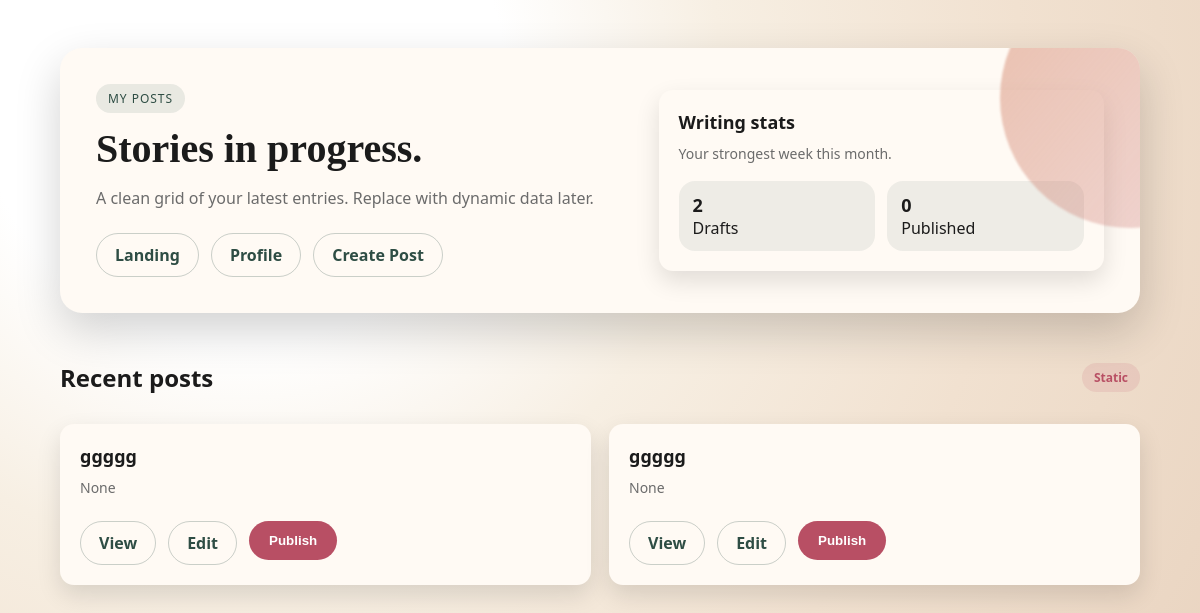
/api/posts/my-posts (signed in), run on an earlier commit of the app's database.
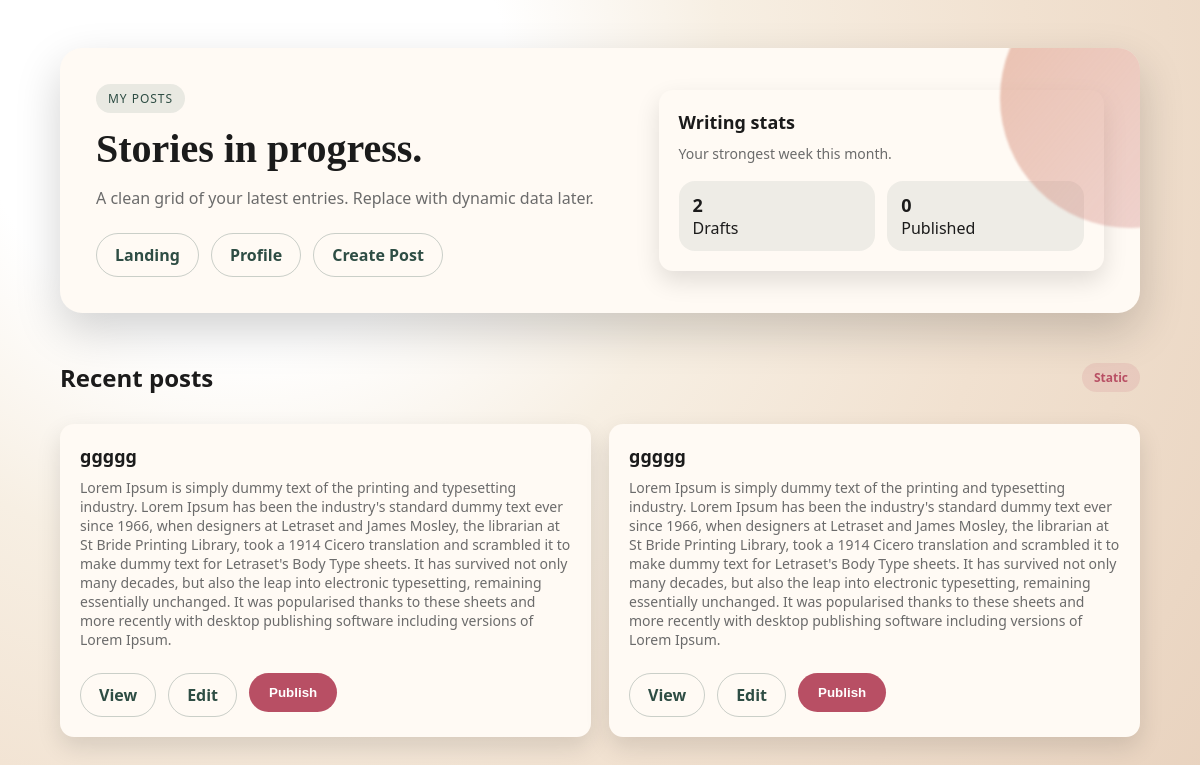
And on a later commit of the database.
### main/models/post.py (models this page shows, shortened)
class Posts(db.Model):
    id: Mapped[int] = mapped_column(primary_key=True)
    title: Mapped[str] = mapped_column(String(500))
    description: Mapped[str | None]
    user_id: Mapped[int] = mapped_column(
        ForeignKey("user.id", ondelete="CASCADE")
    )
    status: Mapped[str] = mapped_column(String(10), default="draft",
                                        server_default="draft")
    views_count: Mapped[int] = mapped_column(default=0, server_default='0')
    category: Mapped[str | None]
    published_at: Mapped[datetime | None]
    created_at: Mapped[datetime] = mapped_column(
        DateTime(timezone=True),
        server_default=func.now()
    )
    updated_at: Mapped[datetime] = mapped_column(
        DateTime(timezone=True),
        onupdate=func.now(),
        server_default=func.now()
    )
    user: Mapped["User"] = relationship(back_populates="posts")

### main/routes/posts/template_views.py (the view)
@posts_bp.route("/my-posts")
@login_required
def my_posts():
    user_id = session["user_id"]
    counts_data = db.session.execute(
        db.select(Posts.status, func.count(Posts.id))
        .where(Posts.user_id == user_id)
        .group_by(Posts.status)
    ).all()
    counts_data = {status: count for status, count in counts_data}
    print(counts_data)
    posts_list = db.session.scalars(
        db.select(Posts)
        .where(Posts.user_id == user_id)
    ).all()
    return render_template("/user/my_posts.html", my_posts=posts_list, status_counts=counts_data)

### templates/user/my_posts.html (shortened to what this page needs)
<!DOCTYPE html>
<html lang="en">
<head>
    <link rel="stylesheet" href="/static/style.css">
</head>
<body>
<main class="page">
    <div class="shell">
        <section class="hero">
            <div>
                <span class="pill">My posts</span>
                <h1>Stories in progress.</h1>
                <p>A clean grid of your latest entries. Replace with dynamic data later.</p>
                <div class="nav">
                    <a href="/">Landing</a>
                    <a href="/profile">Profile</a>
                    <a href="{{ url_for('posts.create_template_post') }}">Create Post</a>
                </div>
            </div>
            <div class="card">
                <h3>Writing stats</h3>
                <p>Your strongest week this month.</p>
                <div class="stats">
                    <div class="stat">
                        <span>{{ status_counts.get("draft") }}</span>
                        Drafts
                    </div>
                    <div class="stat">
                        <span>{{ status_counts.get("published") or 0 }}</span>
                        Published
                    </div>
                </div>
            </div>
        </section>
        <div class="section-title">
            <h2>Recent posts</h2>
            <span class="tag">Static</span>
        </div>
        <section class="card-grid">
            {% for post in my_posts %}
            <article class="card">
                <h3>{{ post.title }}</h3>
                <p> {{ post.description }} </p>
                <div class="nav">
                    <a href="{{ url_for('posts.post_detail_page', post_id=post.id) }}">View</a>
                    <a href="/post/1/edit">Edit</a>
                    {% if post.status == "draft" %}
                    <form action="/post/1" method="post">
                        <button class="button" type="submit">Publish</button>
                    </form>
                    {% else %}
                    <form action="/post/2/draft" method="post">
                        <button class="button secondary" type="submit">Mark as Draft</button>
                    </form>
                    {% endif %}
                </div>
            </article>
            {% endfor %}
        </section>
    </div>
</main>
</body>
</html>

### static/style.css (style rules this page uses)
:root { --ink: #1b1b1b; --muted: #6b6b6b; --cream: #f6f1e8; --peach: #f2c4a8; --clay: #d89073; --berry: #b84f64; --pine: #2e4d44; --paper: #fffaf4; --shadow: 0 18px 45px rgba(0, 0, 0, 0.18); --shadow-soft: 0 10px 25px rgba(0, 0, 0, 0.12); --radius-lg: 22px; --radius-md: 14px; }
* { box-sizing: border-box; }
body { margin: 0; font-family: "Space Grotesk", "Segoe UI", sans-serif; color: var(--ink); background: radial-gradient(circle at 20% 10%, #fff 0, #fff 22%, #f7efe3 40%, #f1e1d0 65%, #e8d2be 100%); min-height: 100vh; }
.page { padding: 48px 24px 80px; }
.shell { max-width: 1080px; margin: 0 auto; }
.hero { display: grid; grid-template-columns: minmax(0, 1.2fr) minmax(0, 1fr); gap: 28px; align-items: center; padding: 36px; background: var(--paper); border-radius: var(--radius-lg); box-shadow: var(--shadow); position: relative; overflow: hidden; }
.hero::after { content: ""; position: absolute; right: -120px; top: -80px; width: 260px; height: 260px; border-radius: 50%; background: linear-gradient(130deg, rgba(216, 144, 115, 0.55), rgba(184, 79, 100, 0.2)); filter: blur(1px); }
.hero h1 { font-family: "DM Serif Display", "Georgia", serif; font-size: 40px; line-height: 1.1; margin: 0 0 16px; }
.hero p { margin: 0 0 24px; color: var(--muted); font-size: 16px; }
.pill { display: inline-flex; align-items: center; gap: 8px; padding: 6px 12px; border-radius: 999px; background: rgba(46, 77, 68, 0.1); color: var(--pine); font-size: 12px; letter-spacing: 0.08em; text-transform: uppercase; margin-bottom: 14px; }
.nav { display: flex; flex-wrap: wrap; gap: 12px; margin: 24px 0 0; }
.nav a { text-decoration: none; padding: 10px 18px; border-radius: 999px; border: 1px solid rgba(46, 77, 68, 0.25); color: var(--pine); font-weight: 600; transition: transform 0.2s ease, box-shadow 0.2s ease; }
.card-grid { display: grid; grid-template-columns: repeat(auto-fit, minmax(240px, 1fr)); gap: 18px; margin-top: 30px; }
.card { background: var(--paper); border-radius: var(--radius-md); padding: 20px; box-shadow: var(--shadow-soft); }
.card h3 { margin: 0 0 10px; font-size: 18px; }
.card p { margin: 0; color: var(--muted); font-size: 14px; }
.section-title { display: flex; align-items: center; justify-content: space-between; margin: 48px 0 18px; }
.section-title h2 { margin: 0; font-size: 24px; }
.stats { display: grid; grid-template-columns: repeat(auto-fit, minmax(120px, 1fr)); gap: 12px; margin-top: 18px; }
.stat { background: rgba(46, 77, 68, 0.08); border-radius: 16px; padding: 12px 14px; }
.stat span { display: block; font-size: 18px; font-weight: 700; }
.button { display: inline-flex; align-items: center; justify-content: center; gap: 8px; padding: 12px 20px; border-radius: 999px; background: var(--berry); color: #fff; text-decoration: none; font-weight: 600; border: none; cursor: pointer; }
.tag { display: inline-flex; padding: 6px 12px; border-radius: 999px; background: rgba(184, 79, 100, 0.12); color: var(--berry); font-weight: 600; font-size: 12px; }

What changed in the data, as far as the page shows it:
changed Posts (number 1 of 2 on the later page): description "None" → "Lorem Ipsum is simply dummy text of the printing and typesetting industry. Lorem Ipsum has been the industry's standard dummy text ever since 1966, when designers at Letraset and James Mosley, the librarian at St Bride Printing Library, took a 1914 Cicero translation and scrambled it to make dummy text for Letraset's Body Type sheets. It has survived not only many decades, but also the leap into electronic typesetting, remaining essentially unchanged. It was popularised thanks to these sheets and more recently with desktop publishing software including versions of Lorem Ipsum."
changed Posts (number 2 of 2 on the later page): description "None" → "Lorem Ipsum is simply dummy text of the printing and typesetting industry. Lorem Ipsum has been the industry's standard dummy text ever since 1966, when designers at Letraset and James Mosley, the librarian at St Bride Printing Library, took a 1914 Cicero translation and scrambled it to make dummy text for Letraset's Body Type sheets. It has survived not only many decades, but also the leap into electronic typesetting, remaining essentially unchanged. It was popularised thanks to these sheets and more recently with desktop publishing software including versions of Lorem Ipsum."
